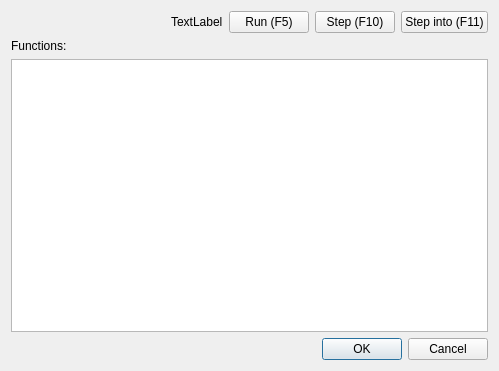
<?xml version="1.0" encoding="UTF-8"?>
<ui version="4.0">
 <class>EushullyBinViewer</class>
 <widget class="QDialog" name="EushullyBinViewer">
  <property name="geometry">
   <rect>
    <x>0</x>
    <y>0</y>
    <width>499</width>
    <height>371</height>
   </rect>
  </property>
  <property name="contextMenuPolicy">
   <enum>Qt::NoContextMenu</enum>
  </property>
  <property name="windowTitle">
   <string>BIN Viewer</string>
  </property>
  <layout class="QVBoxLayout" name="verticalLayout_2">
   <item>
    <layout class="QVBoxLayout" name="verticalLayout">
     <item>
      <layout class="QHBoxLayout" name="horizontalLayout_2">
       <item>
        <spacer name="horizontalSpacer_2">
         <property name="orientation">
          <enum>Qt::Horizontal</enum>
         </property>
         <property name="sizeHint" stdset="0">
          <size>
           <width>40</width>
           <height>20</height>
          </size>
         </property>
        </spacer>
       </item>
       <item>
        <widget class="QLabel" name="lAddr">
         <property name="text">
          <string>TextLabel</string>
         </property>
        </widget>
       </item>
       <item>
        <widget class="QPushButton" name="pb_run">
         <property name="text">
          <string>Run (F5)</string>
         </property>
        </widget>
       </item>
       <item>
        <widget class="QPushButton" name="pb_step">
         <property name="text">
          <string>Step (F10)</string>
         </property>
        </widget>
       </item>
       <item>
        <widget class="QPushButton" name="pb_step_into">
         <property name="text">
          <string>Step into (F11)</string>
         </property>
        </widget>
       </item>
      </layout>
     </item>
     <item>
      <widget class="QLabel" name="label">
       <property name="text">
        <string>Functions:</string>
       </property>
      </widget>
     </item>
     <item>
      <widget class="QTextBrowser" name="textBrowser"/>
     </item>
     <item>
      <layout class="QHBoxLayout" name="horizontalLayout">
       <item>
        <spacer name="horizontalSpacer">
         <property name="orientation">
          <enum>Qt::Horizontal</enum>
         </property>
         <property name="sizeHint" stdset="0">
          <size>
           <width>40</width>
           <height>20</height>
          </size>
         </property>
        </spacer>
       </item>
       <item>
        <widget class="QDialogButtonBox" name="buttonBox">
         <property name="orientation">
          <enum>Qt::Horizontal</enum>
         </property>
         <property name="standardButtons">
          <set>QDialogButtonBox::Cancel|QDialogButtonBox::Ok</set>
         </property>
        </widget>
       </item>
      </layout>
     </item>
    </layout>
   </item>
  </layout>
  <action name="actionDebugRun">
   <property name="text">
    <string>debugRun</string>
   </property>
   <property name="toolTip">
    <string>&lt;html&gt;&lt;head/&gt;&lt;body&gt;&lt;p&gt;Run script&lt;/p&gt;&lt;/body&gt;&lt;/html&gt;</string>
   </property>
  </action>
  <action name="actionDebugStep">
   <property name="text">
    <string>debugStep</string>
   </property>
   <property name="toolTip">
    <string>&lt;html&gt;&lt;head/&gt;&lt;body&gt;&lt;p&gt;Step script&lt;/p&gt;&lt;/body&gt;&lt;/html&gt;</string>
   </property>
  </action>
  <action name="actionDebugStepInto">
   <property name="text">
    <string>debugStepInto</string>
   </property>
   <property name="toolTip">
    <string>&lt;html&gt;&lt;head/&gt;&lt;body&gt;&lt;p&gt;Step into script&lt;/p&gt;&lt;/body&gt;&lt;/html&gt;</string>
   </property>
  </action>
 </widget>
 <resources/>
 <connections>
  <connection>
   <sender>buttonBox</sender>
   <signal>accepted()</signal>
   <receiver>EushullyBinViewer</receiver>
   <slot>accept()</slot>
   <hints>
    <hint type="sourcelabel">
     <x>248</x>
     <y>254</y>
    </hint>
    <hint type="destinationlabel">
     <x>157</x>
     <y>274</y>
    </hint>
   </hints>
  </connection>
  <connection>
   <sender>buttonBox</sender>
   <signal>rejected()</signal>
   <receiver>EushullyBinViewer</receiver>
   <slot>reject()</slot>
   <hints>
    <hint type="sourcelabel">
     <x>316</x>
     <y>260</y>
    </hint>
    <hint type="destinationlabel">
     <x>286</x>
     <y>274</y>
    </hint>
   </hints>
  </connection>
  <connection>
   <sender>pb_run</sender>
   <signal>pressed()</signal>
   <receiver>actionDebugRun</receiver>
   <slot>trigger()</slot>
   <hints>
    <hint type="sourcelabel">
     <x>218</x>
     <y>21</y>
    </hint>
    <hint type="destinationlabel">
     <x>-1</x>
     <y>-1</y>
    </hint>
   </hints>
  </connection>
  <connection>
   <sender>pb_step</sender>
   <signal>pressed()</signal>
   <receiver>actionDebugStep</receiver>
   <slot>trigger()</slot>
   <hints>
    <hint type="sourcelabel">
     <x>312</x>
     <y>21</y>
    </hint>
    <hint type="destinationlabel">
     <x>-1</x>
     <y>-1</y>
    </hint>
   </hints>
  </connection>
  <connection>
   <sender>pb_step_into</sender>
   <signal>pressed()</signal>
   <receiver>actionDebugStepInto</receiver>
   <slot>trigger()</slot>
   <hints>
    <hint type="sourcelabel">
     <x>430</x>
     <y>21</y>
    </hint>
    <hint type="destinationlabel">
     <x>-1</x>
     <y>-1</y>
    </hint>
   </hints>
  </connection>
 </connections>
</ui>
